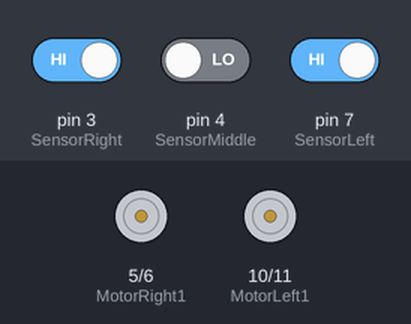
Bench run of a sketch on a simulated Arduino Uno, built with avr-gcc and run on an emulated ATmega328P. On the bench: motor-driver pin pairs drawn as motors (green arrow = first pin HIGH = forward, orange = second pin HIGH = backward, longer = more drive). Inputs (shaded band) come from the test bench; at power-on: pin 3 (SensorRight) HIGH, pin 4 (SensorMiddle) LOW, pin 7 (SensorLeft) HIGH.

Above: at 1.8 s.
1.9 s: pin 3 (SensorRight) driven LOW
At 2.9 s:
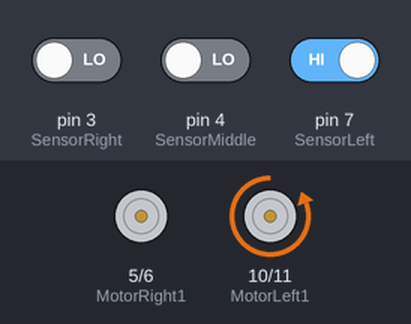
3.4 s: pin 3 (SensorRight) driven HIGH
At 4.1 s:
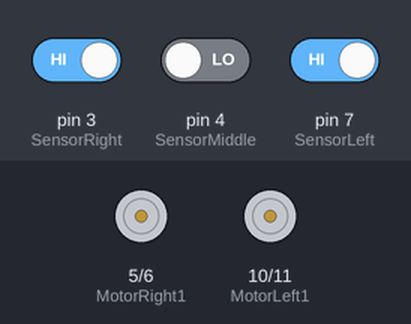
4.9 s: pin 4 (SensorMiddle) driven HIGH
At 5.2 s:
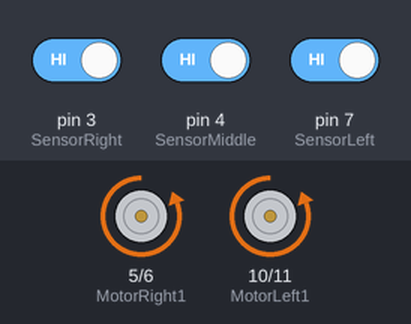
6.4 s: pin 7 (SensorLeft) driven LOW
At 7.5 s:
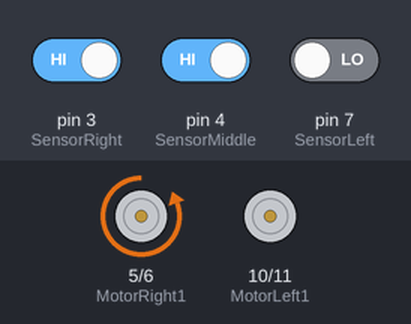
7.9 s: pin 7 (SensorLeft) driven HIGH
At 8.7 s:
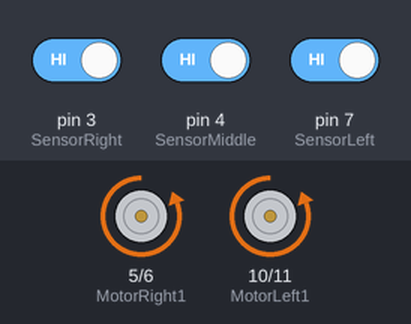
Timing chart, 0 to 10.4 s (numbered marks = the images above; inputs shaded):
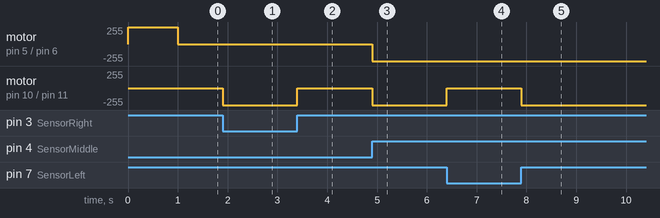

The sketch:

Linetracking_only.ino
```cpp
int MotorRight1=5;
int MotorRight2=6;
int MotorLeft1=10;
int MotorLeft2=11;
const int SensorLeft = 7;	// pin for sensor on the left
const int SensorMiddle= 4 ;// pin for sensor in the middle
const int SensorRight = 3;// pin for sensor on the right
int SL;	// left sensor status
int SM;	// middle sensor status
int SR;	// right sensor status

int server = 1;

void setup()
{
  Serial.begin(9600);
  pinMode(MotorRight1, OUTPUT); // pin  5 (PWM)
  pinMode(MotorRight2, OUTPUT); // pin  6 (PWM)
  pinMode(MotorLeft1, OUTPUT); // pin  10 (PWM)
  pinMode(MotorLeft2, OUTPUT); // pin  11 (PWM)
  pinMode(SensorLeft, INPUT); // define left sensor
  pinMode(SensorMiddle, INPUT);// define middle sensor
  pinMode(SensorRight, INPUT); // define right sensor
}


void loop()
{
  SL = digitalRead(SensorLeft);
  SM = digitalRead(SensorMiddle);
  SR = digitalRead(SensorRight);

  if (SM == HIGH)// middle sensor in black area
  {
    if (SL == LOW & SR == HIGH) // black on left, white on right, turn left
    {
      digitalWrite(MotorRight1,LOW);
      digitalWrite(MotorRight2,HIGH);
      digitalWrite(MotorLeft1,LOW);
      digitalWrite(MotorLeft2,LOW);
    }
    else if (SR == LOW & SL == HIGH) // white on left, black on right, turn right
    {
      digitalWrite(MotorLeft1,LOW);
      digitalWrite(MotorLeft2,HIGH);
      digitalWrite(MotorRight1,LOW);
      digitalWrite(MotorRight2,LOW);
    }
    else // white on both sides, going forward
    {
      digitalWrite(MotorRight1,LOW);
      digitalWrite(MotorRight2,HIGH);
      digitalWrite(MotorLeft1,LOW);
      digitalWrite(MotorLeft2,HIGH);
    }
  }
  else // middle sensor on white area
  {
    if (SL== LOW & SR == HIGH)// black on left, white on right, turn left
    {
      digitalWrite(MotorRight1,LOW);
      digitalWrite(MotorRight2,HIGH);
      digitalWrite(MotorLeft1,LOW);
      digitalWrite(MotorLeft2,LOW);
    }
    else if (SR == LOW & SL == HIGH) // white on left, black on right, turn right
    {
      digitalWrite(MotorLeft1,LOW);
      digitalWrite(MotorLeft2,HIGH);
      digitalWrite(MotorRight1,LOW);
      digitalWrite(MotorRight2,LOW);
    }
    else // all white, stop
    {
      digitalWrite(MotorLeft1,LOW);
      digitalWrite(MotorLeft2,LOW);
      digitalWrite(MotorRight1,LOW);
      digitalWrite(MotorRight2,LOW);
      if(server == 1){
        digitalWrite(MotorLeft1,LOW);
        digitalWrite(MotorLeft2,LOW);
        digitalWrite(MotorRight1,HIGH);
        digitalWrite(MotorRight2,LOW);
        delay(1000);
        server = 0;
      }
       if(server == 2){
        digitalWrite(MotorLeft1,HIGH);
        digitalWrite(MotorLeft2,LOW);
        digitalWrite(MotorRight1,LOW);
        digitalWrite(MotorRight2,LOW);
        delay(1000);
        server = 0;
      }
       if(server == 3){
        digitalWrite(MotorLeft1,HIGH);
        digitalWrite(MotorLeft2,LOW);
        digitalWrite(MotorRight1,HIGH);
        digitalWrite(MotorRight2,LOW);
        delay(1000);
        server = 0;
      }

    }
  }
}
```

Measured:
- after the input at 1.9 s, motor on pin 10 (MotorLeft1) / pin 11 (MotorLeft2): stopped → backward 255/255 at once
- after the input at 3.4 s, motor on pin 10 (MotorLeft1) / pin 11 (MotorLeft2): backward 255/255 → stopped at once
- after the input at 4.9 s, motor on pin 5 (MotorRight1) / pin 6 (MotorRight2), motor on pin 10 (MotorLeft1) / pin 11 (MotorLeft2): stopped → backward 255/255 at once
- after the input at 6.4 s, motor on pin 10 (MotorLeft1) / pin 11 (MotorLeft2): backward 255/255 → stopped at once
- after the input at 7.9 s, motor on pin 10 (MotorLeft1) / pin 11 (MotorLeft2): stopped → backward 255/255 at once
